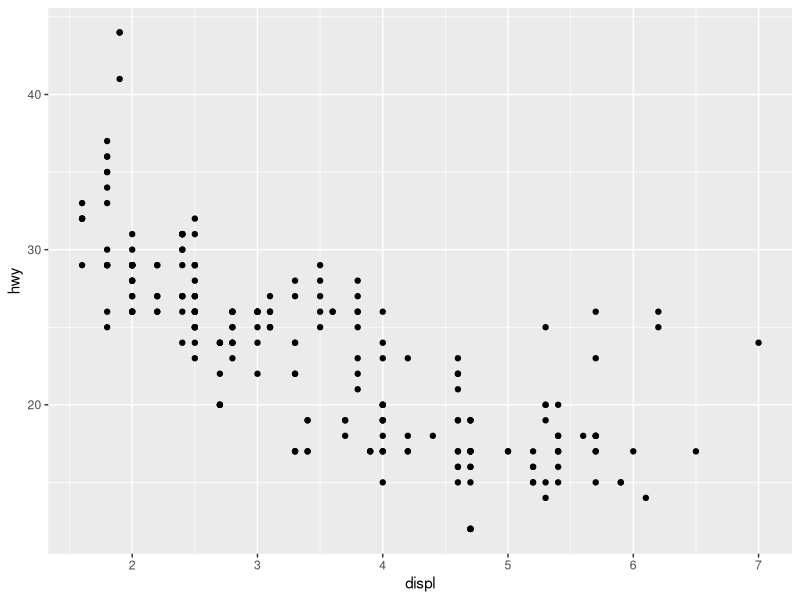
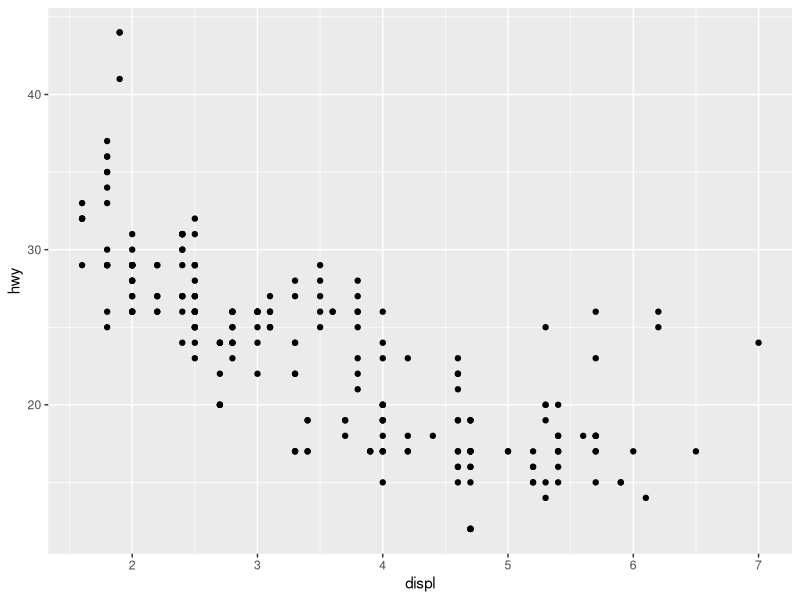
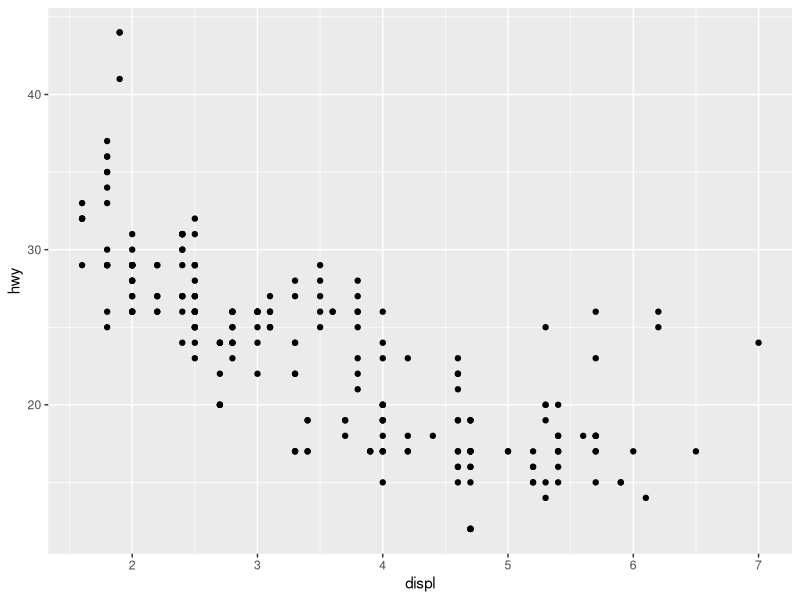
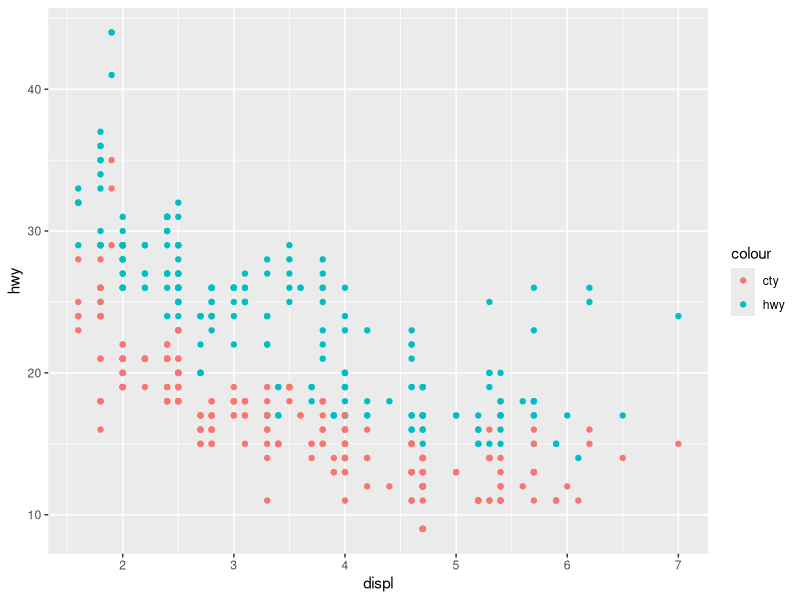
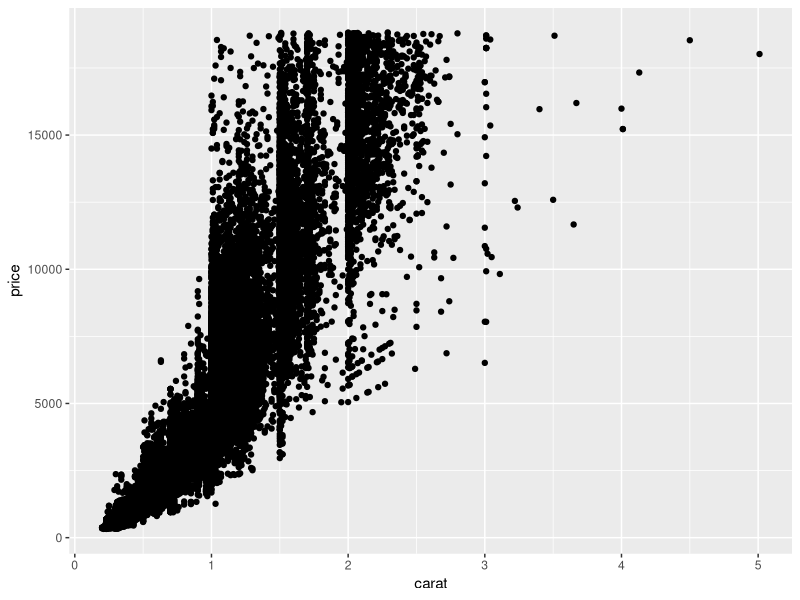
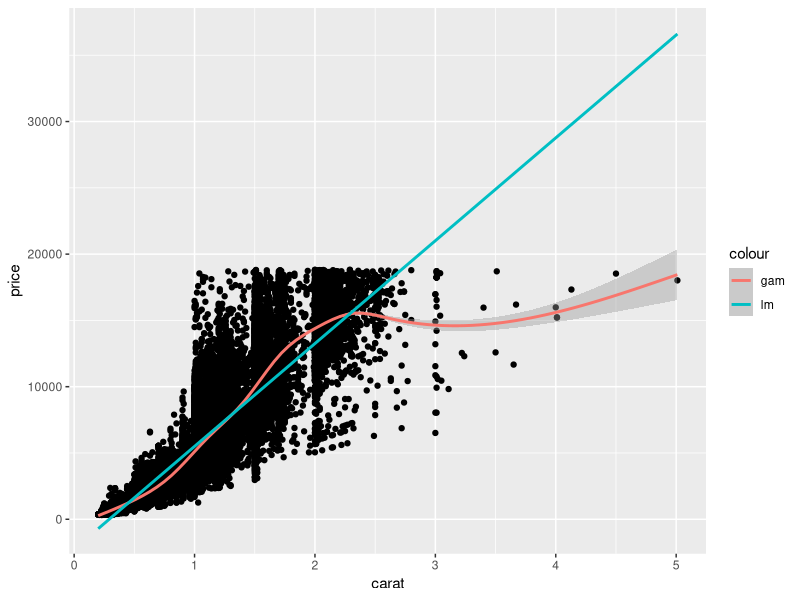
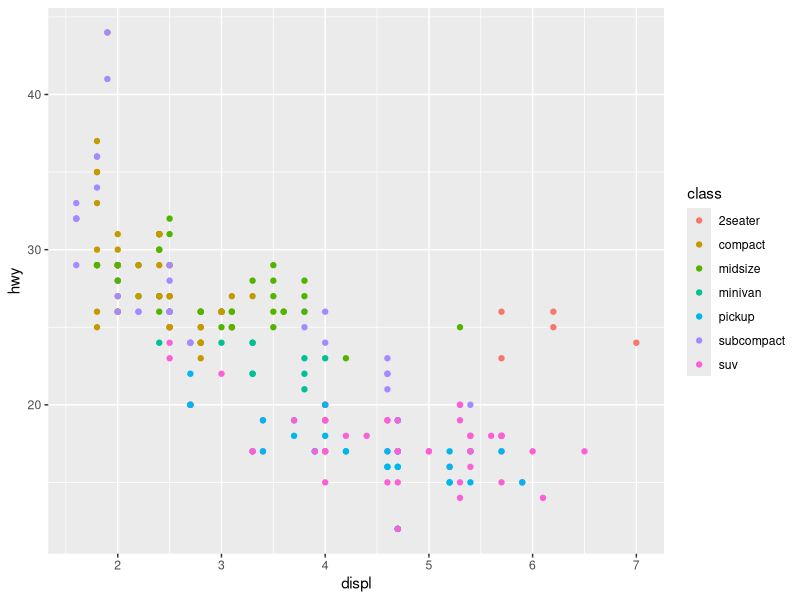
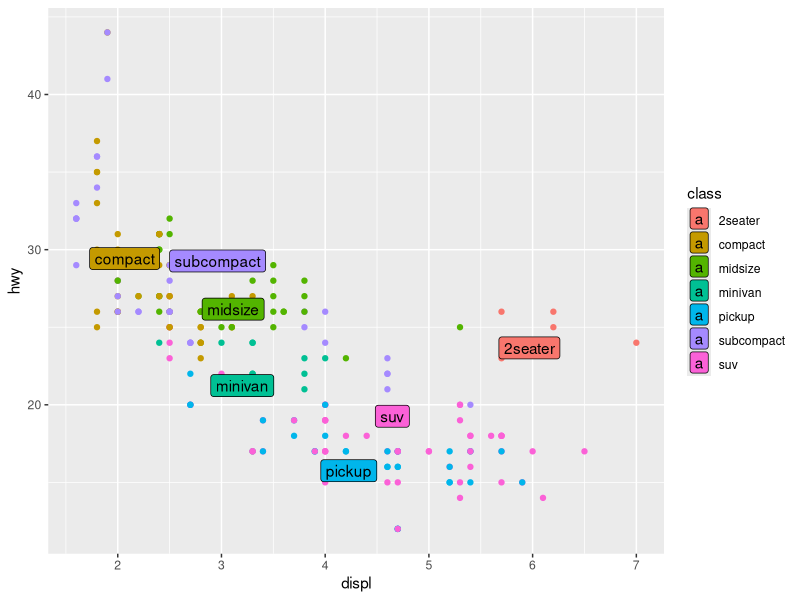

Reproduce these figures in R, in order.
## ---- chunk 1
# knitr options
knitr::opts_chunk$set(echo = TRUE)
## ---- chunk 2
library(tidyverse)
# solution-begin
library(ggrepel)
# solution-end

## ---- chunk 3
## NOTE: No need to modify! Just example code
ggplot(
  data = mpg,
  mapping = aes(x = displ, y = hwy)
) +
  geom_point()
## ---- chunk 4
## NOTE: No need to modify! Just example code
ggplot(
  mpg,
  aes(x = displ, y = hwy)
) +
  geom_point()
## ---- chunk 5
## NOTE: No need to modify! Just example code
ggplot(
  mpg,
  aes(displ, hwy)
) +
  geom_point()
## ---- chunk 6
## NOTE: No need to modify! Just example code
ggplot(mpg, aes(x = displ)) +
  geom_point(aes(y = hwy, color = "hwy")) +
  geom_point(aes(y = cty, color = "cty"))
## ---- chunk 7
# task-begin
## TODO: Add a "gam" and "lm" smooth to the following plot
diamonds %>%
  ggplot(aes(carat, price)) +
  geom_point()
# task-end
# solution-begin
diamonds %>%
  ggplot(aes(carat, price)) +
  geom_point() +
  geom_smooth(aes(color = "gam"), method = "gam") +
  geom_smooth(aes(color = "lm"), method = "lm")
# solution-end
## ---- chunk 8
## TODO: Use df_annotate below to add text labels to the scatterplot
df_annotate <-
  mpg %>%
  group_by(class) %>%
  summarize(
    displ = mean(displ),
    hwy = mean(hwy)
  )

# task-begin
mpg %>%
  ggplot(aes(displ, hwy)) +
  geom_point(aes(color = class))
# task-end
# solution-begin
mpg %>%
  ggplot(aes(displ, hwy)) +
  geom_point(aes(color = class)) +
  geom_label_repel(
    data = df_annotate,
    aes(label = class, fill = class)
  )
# solution-end
## ---- chunk 9
## NOTE: No need to modify! Just analyze the scatterplot
mpg %>%
  pivot_longer(names_to = "source", values_to = "mpg", c(hwy, cty)) %>%
  ggplot(aes(displ, mpg, color = source)) +
  geom_point() +
  geom_smooth() +
  scale_color_discrete(name = "Mileage Type") +
  labs(
    x = "Engine displacement (liters)",
    y = "Mileage (mpg)"
  )
